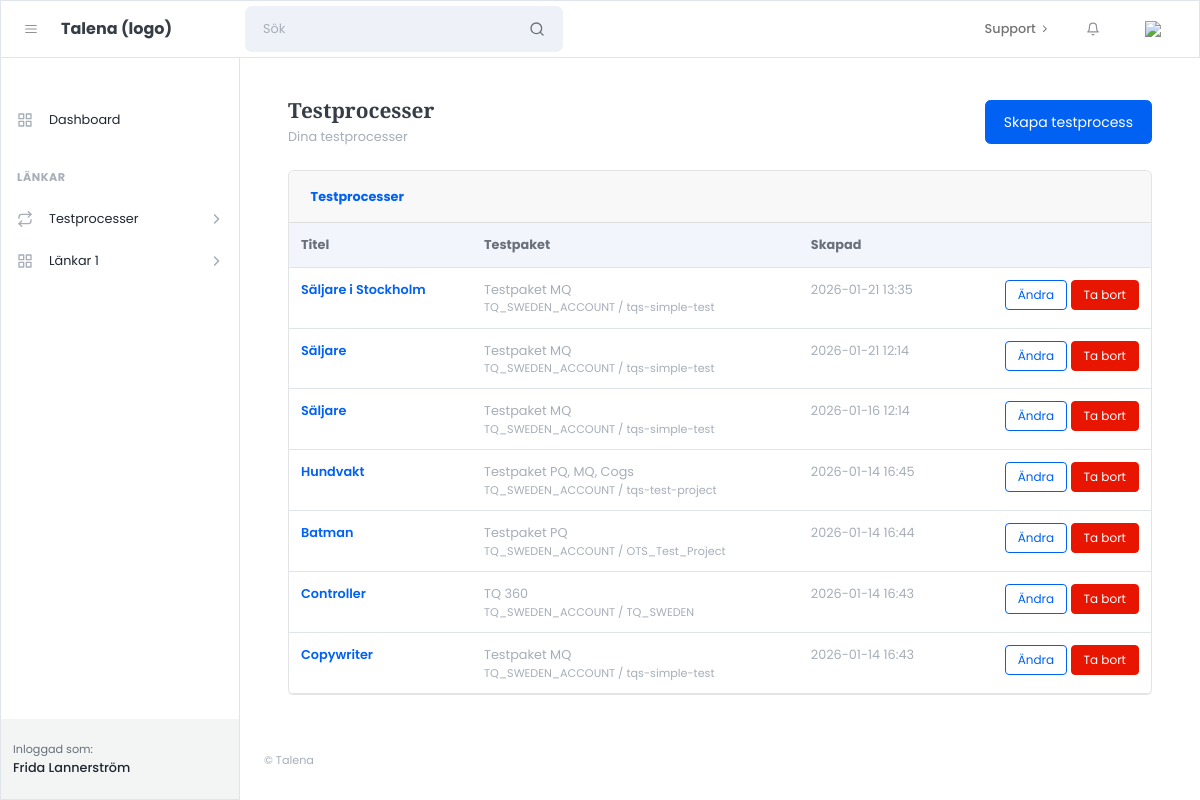
The page /processes/ (signed in) on the database its author committed.
### apps/accounts/models.py (models this page shows)
class User(AbstractUser):
    class Role(models.TextChoices):
        ADMIN = "admin", "Admin"
        CUSTOMER = "customer", "Customer"
    role = models.CharField(
        max_length=20,
        choices=Role.choices,
        default=Role.CUSTOMER,
    )

### apps/processes/models.py (models this page shows, shortened)
class TestProcess(models.Model):
    name = models.CharField(max_length=255)
    provider = models.CharField(max_length=50, default="sova")
    account_code = models.CharField(max_length=255)
    project_code = models.CharField(max_length=255)
    project_name_snapshot = models.CharField(max_length=255, blank=True, default="")
    job_title = models.CharField(max_length=255, blank=True, default="")
    job_location = models.CharField(max_length=255, blank=True, default="")
    notes = models.TextField(blank=True, default="")
    self_registration_token = models.UUIDField(
        default=uuid.uuid4,
        unique=True,
        editable=False,
        db_index=True,
    )
    created_by = models.ForeignKey(
        settings.AUTH_USER_MODEL,
        on_delete=models.CASCADE,
        related_name="test_processes",
    )
    created_at = models.DateTimeField(auto_now_add=True)
    class Meta:
        ordering = ["-created_at"]

### apps/processes/views.py (the view)
# urls.py: path("", views.process_list, name="process_list"),
@login_required
def process_list(request):
    processes = TestProcess.objects.filter(created_by=request.user)
    return render(request, "customer/processes/process_list.html", {
        "processes": processes,
        })

### templates/customer/processes/process_list.html (shortened to what this page needs)
{% extends "customer/core/layouts/customer_base.html" %}
{% block content %}
<div class="container-fluid px-4">
  <div class="d-flex align-items-center justify-content-between mb-4">
    <div>
      <h1 class="h3 mb-1">Testprocesser</h1>
      <div class="text-muted">Dina testprocesser</div>
    </div>
    <a class="btn btn-primary" href="{% url 'processes:process_create' %}">Skapa testprocess</a>
  </div>
  <div class="card">
    <div class="card-header"><strong>Testprocesser</strong></div>
    <div class="card-body p-0">
      <div class="table-responsive">
        <table class="table mb-0">
          <thead class="bg-light">
            <tr>
              <th>Titel</th>
              <th>Testpaket</th>
              <th>Skapad</th>
              <th class="text-end"></th>
            </tr>
          </thead>
          <tbody>
            {% for p in processes %}
              <tr>
                <td class="fw-semibold">
  <a href="{% url 'processes:process_detail' p.id %}">{{ p.name }}</a>
</td>
                <td class="text-muted">
                  {{ p.project_name_snapshot }}
                  <div class="small text-muted">{{ p.account_code }} / {{ p.project_code }}</div>
                </td>
                <td class="text-muted">{{ p.created_at|date:"Y-m-d H:i" }}</td>
                <td class="text-end">
                  <a class="btn btn-sm btn-outline-primary"
                    href="{% url 'processes:process_update' p.id %}">
                    Ändra
                  </a>
                  <form method="post"
      action="{% url 'processes:process_delete' p.id %}"
      style="display:inline;"
      onsubmit="return confirm('Är du säker på att du vill ta bort denna process?');">
  <button type="submit" class="btn btn-sm btn-danger">
    Ta bort
  </button>
</form>
                </td>
              </tr>
            {% empty %}
              <tr>
                <td colspan="4" class="p-4 text-muted">Du har inga processer. </td>
              </tr>
            {% endfor %}
          </tbody>
        </table>
      </div>
    </div>
  </div>
</div>
{% endblock %}

### templates/customer/core/partials/customer_sidebar.html (shortened to what this page needs)
<div id="layoutSidenav_nav">
                <nav class="sidenav sidenav-light border">
                    <div class="sidenav-menu">
                        <div class="nav accordion" id="accordionSidenav">
                            <div class="sidenav-menu-heading"></div>
                            <a class="nav-link" href="{% url 'customer_dashboard' %}">
                                <div class="nav-link-icon"><i data-feather="grid"></i></div>
                                Dashboard
                            </a>
                            <div class="sidenav-menu-heading">Länkar</div>
                            <a class="nav-link collapsed" href="javascript:void(0);" data-bs-toggle="collapse" data-bs-target="#collapseFlows" aria-expanded="false" aria-controls="collapseFlows">
                                <div class="nav-link-icon"><i data-feather="repeat"></i></div>
                                Testprocesser
                                <div class="sidenav-collapse-arrow"><i class="fas fa-angle-down"></i></div>
                            </a>
                            <a class="nav-link collapsed" href="javascript:void(0);" data-bs-toggle="collapse" data-bs-target="#collapsePages" aria-expanded="false" aria-controls="collapsePages">
                                <div class="nav-link-icon"><i data-feather="grid"></i></div>
                                Länkar 1
                                <div class="sidenav-collapse-arrow"><i class="fas fa-angle-down"></i></div>
                            </a>
                    </div>
                    </div>
                    <div class="sidenav-footer">
                        <div class="sidenav-footer-content">
                            <div class="sidenav-footer-subtitle">Inloggad som:</div>
                            <div class="sidenav-footer-title">{{ request.user.get_full_name }}</div>
                        </div>
                    </div>
                </nav>
            </div>

### rows shown on the page
User: user.get_full_name "Frida Lannerström"
TestProcess: name "Säljare i Stockholm", project_name_snapshot "Testpaket MQ", account_code "TQ_SWEDEN_ACCOUNT", project_code "tqs-simple-test", created_at "2026-01-21 13:35"
TestProcess: name "Säljare", project_name_snapshot "Testpaket MQ", account_code "TQ_SWEDEN_ACCOUNT", project_code "tqs-simple-test", created_at "2026-01-21 12:14"
TestProcess: name "Säljare", project_name_snapshot "Testpaket MQ", account_code "TQ_SWEDEN_ACCOUNT", project_code "tqs-simple-test", created_at "2026-01-16 12:14"
TestProcess: name "Hundvakt", project_name_snapshot "Testpaket PQ, MQ, Cogs", account_code "TQ_SWEDEN_ACCOUNT", project_code "tqs-test-project", created_at "2026-01-14 16:45"
TestProcess: name "Batman", project_name_snapshot "Testpaket PQ", account_code "TQ_SWEDEN_ACCOUNT", project_code "OTS_Test_Project", created_at "2026-01-14 16:44"
TestProcess: name "Controller", project_name_snapshot "TQ 360", account_code "TQ_SWEDEN_ACCOUNT", project_code "TQ_SWEDEN", created_at "2026-01-14 16:43"
TestProcess: name "Copywriter", project_name_snapshot "Testpaket MQ", account_code "TQ_SWEDEN_ACCOUNT", project_code "tqs-simple-test", created_at "2026-01-14 16:43"
